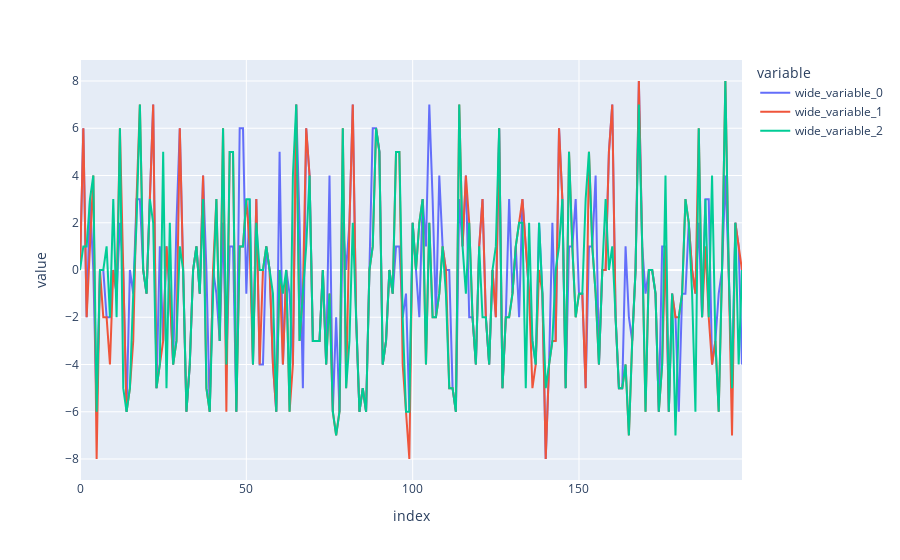

This figure's notebook cell:
### Markdown cell above
# Пробуем построить модель ML

### Code cell
from sklearn.linear_model import LogisticRegressionCV
from sklearn.dummy import DummyClassifier
from sklearn.svm import SVC
from sklearn.ensemble import GradientBoostingClassifier
from sklearn.model_selection import train_test_split

X,y,_ = build_tetris_dataset(4)
X_train,X_test,y_train,y_test = train_test_split(X,y,test_size=0.5)

clf_dumb = DummyClassifier().fit(X_train,y_train)
print('dummy score:',clf_dumb.score(X_test,y_test))

clf_LR = LogisticRegressionCV(max_iter=1000).fit(X_train,y_train)
print('LogisticRegression score:',clf_LR.score(X_test,y_test))

clf_SVC = SVC().fit(X_train,y_train)
print('SVC score:',clf_SVC.score(X_test,y_test))

clf_xgb = GradientBoostingClassifier().fit(X_train,y_train)
print('XGB score:',clf_xgb.score(X_test,y_test)) 

y_line = [y_test-clf_LR.predict(X_test),
          y_test-clf_SVC.predict(X_test),
          y_test-clf_xgb.predict(X_test)]

y_labels = ['LogisticRegression','SVC','XGB']

#df_result = pd.DataFrame(y_line,columns = y_labels)
fig = px.line(y=y_line)

fig.show()

### Figure 1 — Plotly figure (JSON) as saved in the notebook; plotly's stock layout.template omitted (floating-point values rounded to 4 significant figures; data arrays with more than 128 entries replaced by an {"elided": "..."} marker saying what was removed)
{"data": [{"hovertemplate": "variable=wide_variable_0<br>index=%{x}<br>value=%{y}<extra></extra>", "legendgroup": "wide_variable_0", "line": {"color": "#636efa", "dash": "solid"}, "marker": {"symbol": "circle"}, "mode": "lines", "name": "wide_variable_0", "orientation": "v", "showlegend": true, "type": "scatter", "x": {"elided": "200 int values"}, "xaxis": "x", "y": {"elided": "200 int values"}, "yaxis": "y"}, {"hovertemplate": "variable=wide_variable_1<br>index=%{x}<br>value=%{y}<extra></extra>", "legendgroup": "wide_variable_1", "line": {"color": "#EF553B", "dash": "solid"}, "marker": {"symbol": "circle"}, "mode": "lines", "name": "wide_variable_1", "orientation": "v", "showlegend": true, "type": "scatter", "x": {"elided": "200 int values"}, "xaxis": "x", "y": {"elided": "200 int values"}, "yaxis": "y"}, {"hovertemplate": "variable=wide_variable_2<br>index=%{x}<br>value=%{y}<extra></extra>", "legendgroup": "wide_variable_2", "line": {"color": "#00cc96", "dash": "solid"}, "marker": {"symbol": "circle"}, "mode": "lines", "name": "wide_variable_2", "orientation": "v", "showlegend": true, "type": "scatter", "x": {"elided": "200 int values"}, "xaxis": "x", "y": {"elided": "200 int values"}, "yaxis": "y"}], "layout": {"legend": {"title": {"text": "variable"}, "tracegroupgap": 0}, "margin": {"t": 60}, "xaxis": {"anchor": "y", "domain": [0, 1], "title": {"text": "index"}}, "yaxis": {"anchor": "x", "domain": [0, 1], "title": {"text": "value"}}}}
